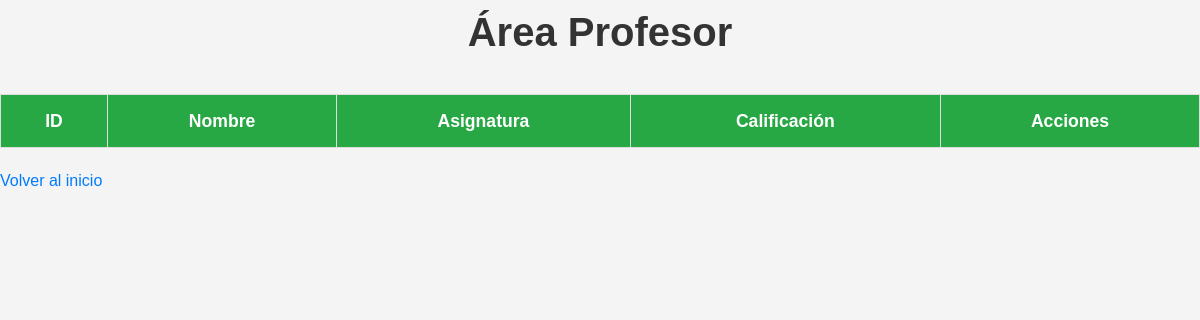
The page /area_profesor on the database as committed earlier.
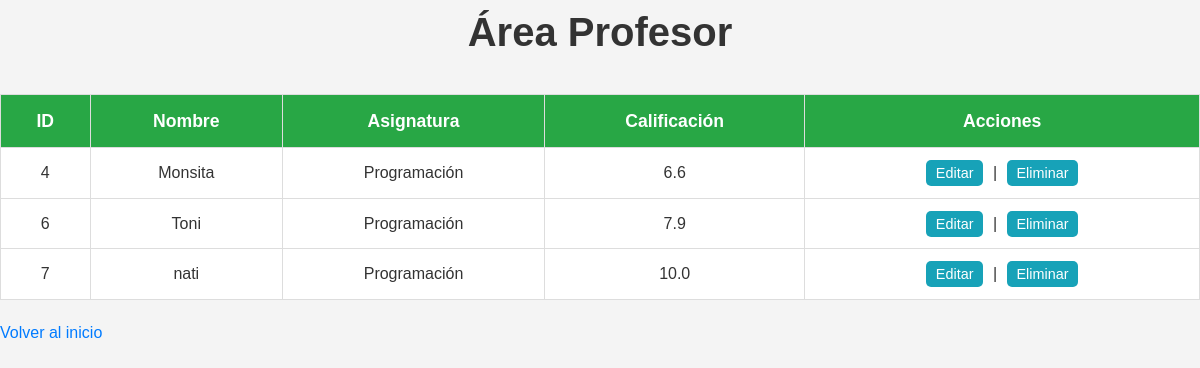
The same page on the database as committed later.
### tables this page shows
CREATE TABLE alumnos (
        id INTEGER PRIMARY KEY AUTOINCREMENT,
        nombre TEXT NOT NULL,
        asignatura_id INTEGER,
        calificacion REAL,
        FOREIGN KEY (asignatura_id) REFERENCES asignaturas(id)
    );

CREATE TABLE asignaturas (
        id INTEGER PRIMARY KEY AUTOINCREMENT,
        nombre TEXT NOT NULL
    );

### app.py (the view)
@app.route('/area_profesor')
def area_profesor():
    conn = sqlite3.connect('academia.db')
    c = conn.cursor()
    c.execute('''
        SELECT alumnos.id, alumnos.nombre, asignaturas.nombre, alumnos.calificacion
        FROM alumnos
        JOIN asignaturas ON alumnos.asignatura_id = asignaturas.id
    ''')
    alumnos = c.fetchall()
    conn.close()
    return render_template('area_profesor.html', alumnos=alumnos)
    return render_template('area_profesor.html', alumnos=alumnos)

### templates/area_profesor.html (shortened to what this page needs)
<!DOCTYPE html>
<html lang="es">
<head>
    <link href="static/css/area_profesor.css" rel="stylesheet">
</head>
<body>
    <h1>Área Profesor</h1>
    <table border="1">
        <thead>
            <tr>
                <th>ID</th>
                <th>Nombre</th>
                <th>Asignatura</th>
                <th>Calificación</th>
                <th>Acciones</th>
            </tr>
        </thead>
        <tbody>
            {% for alumno in alumnos %}
            <tr>
                <td>{{ alumno[0] }}</td>
                <td>{{ alumno[1] }}</td>
                <td>{{ alumno[2] }}</td>
                <td>{{ alumno[3] }}</td>
                <td>
                    <a href="{{ url_for('editar_alumno', id=alumno[0]) }}">Editar</a> |
                    <a href="{{ url_for('eliminar_alumno', id=alumno[0]) }}" onclick="return confirm('¿Estás seguro de eliminar este alumno?')">Eliminar</a>
                </td>
            </tr>
            {% endfor %}
        </tbody>
    </table>
    <a href="{{ url_for('index') }}">Volver al inicio</a>
</body>
</html>

### static/css/area_profesor.css (style rules this page uses)
* { margin: 0; padding: 0; box-sizing: border-box; }
body { font-family: Arial, sans-serif; background-color: #f4f4f4; color: #333; line-height: 1.6; }
h1 { text-align: center; font-size: 2.5em; color: #333; margin-bottom: 30px; }
table { width: 100%; border-collapse: collapse; margin: 20px 0; }
th, td { padding: 12px; text-align: center; border: 1px solid #ddd; }
th { background-color: #28a745; color: white; font-size: 1.1em; }
td { background-color: white; }
a { color: #007bff; text-decoration: none; }
td a { margin: 0 5px; padding: 5px 10px; border-radius: 5px; background-color: #17a2b8; color: white; font-size: 0.9em; }

Rows that differ between the two databases and show on the page:
added alumnos: id "4", nombre "Monsita", nombre "Programación", calificacion "6.6"
added alumnos: id "6", nombre "Toni", nombre "Programación", calificacion "7.9"
added alumnos: id "7", nombre "nati", nombre "Programación", calificacion "10.0"
